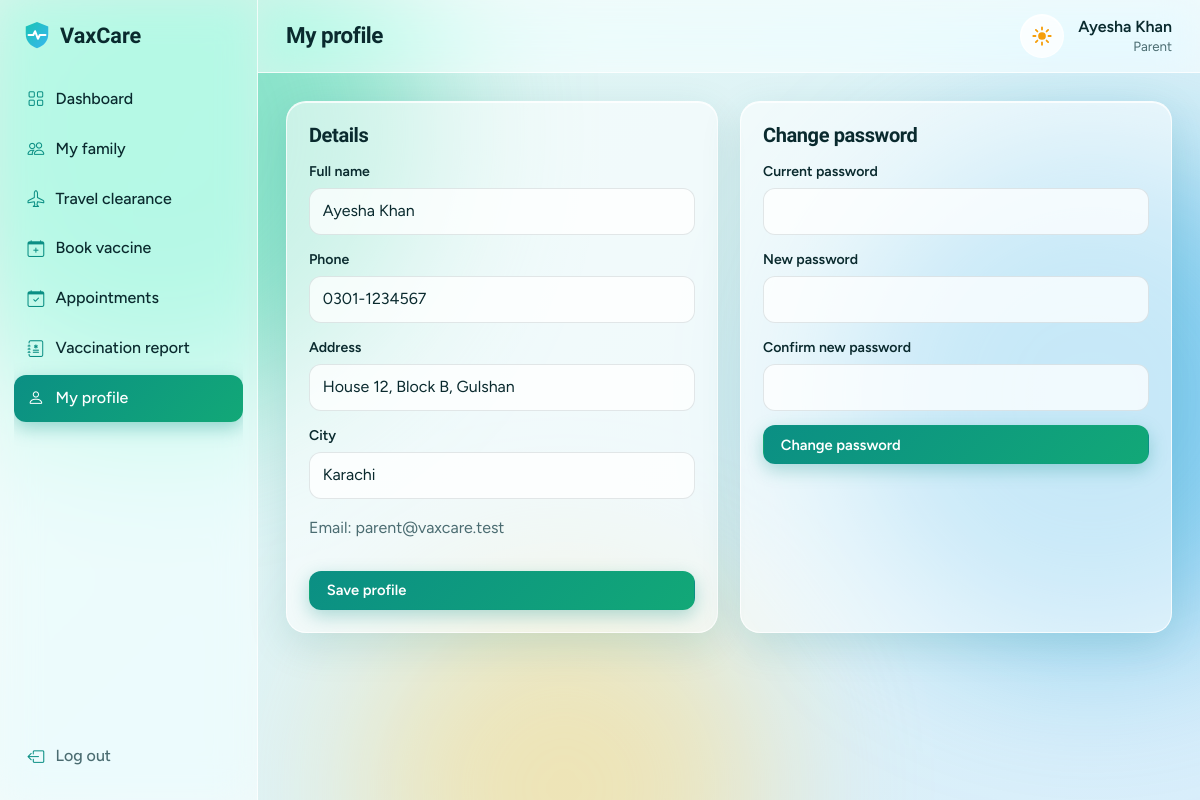
The app's page /Frontend/parent/profile.php (signed in) with its own data.
### tables this page shows
CREATE TABLE `parents` (
  `user_id` int(11) NOT NULL,
  `address` varchar(255) NOT NULL DEFAULT '',
  `city` varchar(80) NOT NULL DEFAULT ''
);

CREATE TABLE `users` (
  `id` int(11) NOT NULL,
  `name` varchar(100) NOT NULL,
  `email` varchar(150) NOT NULL,
  `phone` varchar(20) NOT NULL DEFAULT '',
  `date_of_birth` date DEFAULT NULL,
  `is_adult` tinyint(1) NOT NULL DEFAULT 0,
  `password` varchar(255) NOT NULL,
  `role` enum('admin','parent','hospital') NOT NULL,
  `created_at` timestamp NOT NULL DEFAULT current_timestamp()
);

### Backend/config/config.php (called while the page is built, shortened)
<?php
function db(): PDO {
    static $pdo = null;
    if (!$pdo) {
        try {
            $pdo = new PDO('mysql:host=' . DB_HOST . ';dbname=' . DB_NAME . ';charset=utf8mb4', DB_USER, DB_PASS, [
                PDO::ATTR_ERRMODE => PDO::ERRMODE_EXCEPTION,
                PDO::ATTR_DEFAULT_FETCH_MODE => PDO::FETCH_ASSOC,
                PDO::ATTR_EMULATE_PREPARES => false,
            ]);
        } catch (PDOException $ex) {
            http_response_code(500);
            exit('Database connection failed. Import database.sql and check config/config.php.');
        }
    }
    return $pdo;
}
function q(string $sql, array $args = []): PDOStatement {
    $s = db()->prepare($sql);
    $s->execute($args);
    return $s;
}
function e($v): string {
    return htmlspecialchars((string)$v, ENT_QUOTES, 'UTF-8');
}
function url(string $p = ''): string {
    return BASE_URL . '/' . ltrim($p, '/');
}
function me(): ?array {
    return $_SESSION['user'] ?? null;
}
function require_role(string $role): array {
    $u = me();
    return $u;
}

### Backend/includes/layout.php (the view, shortened to what this page needs)
<?php
function logo_svg(): string {
    return '<svg class="mark" viewBox="0 0 32 32" aria-hidden="true"><defs><linearGradient id="lg" x1="0" y1="0" x2="1" y2="1"><stop offset="0" stop-color="#19c4b4"/><stop offset="1" stop-color="#38b6f0"/></linearGradient></defs><path d="M16 2 4 7v8c0 7.5 5 13 12 15 7-2 12-7.5 12-15V7z" fill="url(#lg)"/><path d="M7 16h5l2-4 3 8 2-4h6" fill="none" stroke="#fff" stroke-width="2.2" stroke-linecap="round" stroke-linejoin="round"/></svg>';
}
function theme_toggle(): string {
    return '<button type="button" class="theme-toggle" id="themeToggle" aria-label="Switch between day and night mode" title="Day / night">'
         . '<svg class="ic-sun" viewBox="0 0 24 24" aria-hidden="true"><circle cx="12" cy="12" r="4.2" fill="currentColor"/><g stroke="currentColor" stroke-width="2" stroke-linecap="round"><path d="M12 2.5v2.4M12 19.1v2.4M2.5 12h2.4M19.1 12h2.4M5.3 5.3l1.7 1.7M17 17l1.7 1.7M5.3 18.7 7 17M17 7l1.7-1.7"/></g></svg>'
         . '<svg class="ic-moon" viewBox="0 0 24 24" aria-hidden="true"><path d="M20.5 14.2A8.5 8.5 0 0 1 9.8 3.5a8.5 8.5 0 1 0 10.7 10.7z" fill="currentColor"/></svg></button>';
}
function head(string $title): void {
    echo '<!doctype html><html lang="en"><head><meta charset="utf-8"><meta name="viewport" content="width=device-width,initial-scale=1">'
       . '<meta name="color-scheme" content="light dark">'
       . '<script>try{var t=localStorage.getItem("vaxTheme");if(!t)t=matchMedia("(prefers-color-scheme: dark)").matches?"dark":"light";document.documentElement.dataset.theme=t}catch(e){}</script>'
       . '<title>' . e($title) . ' · ' . APP_NAME . '</title>'
       . '<link rel="preconnect" href="https://fonts.googleapis.com"><link rel="preconnect" href="https://fonts.gstatic.com" crossorigin>'
       . '<link href="https://fonts.googleapis.com/css2?family=Bricolage+Grotesque:wght@600;800&family=Figtree:wght@400;500;600;700&display=swap" rel="stylesheet">'
       . '<link rel="stylesheet" href="https://cdn.jsdelivr.net/npm/bootstrap-icons@1.11.3/font/bootstrap-icons.min.css">'
       . '<link rel="stylesheet" href="' . url('assets/css/style.css') . '"></head><body>'
       . '<div class="bg" aria-hidden="true"><i></i><i></i><i></i></div>';
}
function menu(string $role): array {
    return [
        'admin' => [['admin/dashboard.php', 'Dashboard', 'bi-grid'], ['admin/children.php', 'People', 'bi-people'], ['admin/travel.php', 'Travel', 'bi-airplane'],
            ['admin/vaccines.php', 'Vaccines', 'bi-capsule'], ['admin/requests.php', 'Requests', 'bi-inbox'],
            ['admin/hospitals.php', 'Hospitals', 'bi-hospital'], ['admin/bookings.php', 'Bookings', 'bi-calendar-check'],
            ['admin/reports.php', 'Reports', 'bi-graph-up']],
        'parent' => [['parent/dashboard.php', 'Dashboard', 'bi-grid'], ['parent/children.php', 'My family', 'bi-people'], ['parent/travel.php', 'Travel clearance', 'bi-airplane'],
            ['parent/book.php', 'Book vaccine', 'bi-calendar-plus'], ['parent/appointments.php', 'Appointments', 'bi-calendar-check'],
            ['parent/report.php', 'Vaccination report', 'bi-journal-medical'], ['parent/profile.php', 'My profile', 'bi-person']],
        'hospital' => [['hospital/dashboard.php', 'Dashboard', 'bi-grid'], ['hospital/appointments.php', 'Appointments', 'bi-calendar-check'],
            ['hospital/stock.php', 'Vaccine stock', 'bi-box-seam']],
    ][$role];
}
function page_start(string $title, string $role): void {
    $u = me();
    head($title);
    $pending = $role === 'admin' ? (int)q("SELECT COUNT(*) FROM appointments WHERE admin_status='pending'")->fetchColumn() : 0;
    echo '<div class="app"><aside class="side" id="side"><a class="logo" href="' . url() . '">' . logo_svg() . APP_NAME . '</a><nav>';
    foreach (menu($role) as [$path, $label, $icon]) {
        $on = str_ends_with($_SERVER['SCRIPT_NAME'], $path) ? ' class="on"' : '';
        $b = ($path === 'admin/requests.php' && $pending) ? '<span class="count">' . $pending . '</span>' : '';
        echo '<a' . $on . ' href="' . url($path) . '"><i class="bi ' . $icon . '"></i>' . e($label) . $b . '</a>';
    }
    echo '</nav><a class="out" href="' . url('logout.php') . '"><i class="bi bi-box-arrow-left"></i>Log out</a></aside>'
       . '<div class="main"><header class="top"><button id="burger" class="btn btn-g btn-sm" aria-label="Menu"><i class="bi bi-list"></i></button>'
       . '<h1>' . e($title) . '</h1>' . theme_toggle() . '<div class="who"><span>' . e($u['name']) . '</span><small>' . e(ucfirst($role)) . '</small></div></header><main class="content">';
}
function page_end(string $extra = ''): void {
    echo '</main></div></div><script src="' . url('assets/js/app.js') . '"></script>' . $extra . '</body></html>';
}
function field(string $label, string $name, string $type = 'text', array $o = []): void {
    $v = $type === 'password' ? '' : ($o['value'] ?? ($_POST[$name] ?? ''));
    $id = e($name);
    $a = (($o['required'] ?? true) ? ' required' : '') . ' ' . ($o['attr'] ?? '');
    echo '<div class="f ' . e($o['class'] ?? '') . '"><label for="' . $id . '">' . e($label) . '</label>';
    if ($type === 'select') {
        echo '<select id="' . $id . '" name="' . $id . '"' . $a . '>';
        foreach ($o['options'] as $k => $t) echo '<option value="' . e($k) . '"' . ((string)$k === (string)$v ? ' selected' : '') . '>' . e($t) . '</option>';
        echo '</select>';
    } elseif ($type === 'textarea') {
        echo '<textarea id="' . $id . '" name="' . $id . '" rows="3"' . $a . '>' . e($v) . '</textarea>';
    } else {
        echo '<input id="' . $id . '" name="' . $id . '" type="' . $type . '" value="' . e($v) . '"' . $a . '>';
    }
    echo '</div>';
}

### Frontend/parent/profile.php (shortened to what this page needs)
<?php
require __DIR__ . '/../../Backend/config/config.php';
require __DIR__ . '/../../Backend/includes/layout.php';
$u = require_role('parent');
$p = q('SELECT u.name,u.email,u.phone,p.address,p.city FROM users u JOIN parents p ON p.user_id=u.id WHERE u.id=?', [$u['id']])->fetch();
$v = fn($k) => ['value' => $_POST[$k] ?? $p[$k]];
page_start('My profile', 'parent');
foreach ($errors as $er): ?><div class="alert bad"><?= e($er) ?></div><?php endforeach; ?>
<div class="cols"><div class="card"><h2>Details</h2><form method="post" class="fgrid"><?= csrf_field() ?>
  <?php field('Full name', 'name', 'text', $v('name')); field('Phone', 'phone', 'tel', $v('phone')); field('Address', 'address', 'text', $v('address') + ['required' => false]); field('City', 'city', 'text', $v('city') + ['required' => false]); ?>
  <p class="muted wide">Email: <?= e($p['email']) ?></p><button class="btn btn-p wide">Save profile</button></form></div>
<div class="card"><h2>Change password</h2><form method="post" class="fgrid" autocomplete="off"><?= csrf_field() ?><input type="hidden" name="action" value="password">
  <button class="btn btn-p wide">Change password</button></form></div></div>
<?php page_end();

### records on screen
parents: user_id.name "Ayesha Khan", name "Ayesha Khan", phone "0301-1234567", address "House 12, Block B, Gulshan", city "Karachi", user_id.email "parent@vaxcare.test"

### other values on screen
APP_NAME "VaxCare"
$label "Dashboard"
$label "My family"
$label "Travel clearance"
$label "Book vaccine"
$label "Appointments"
$label "Vaccination report"
$label "My profile"
$title "My profile"
$role "Parent"
$label "Full name Phone Address City Current password New password Confirm new password"
